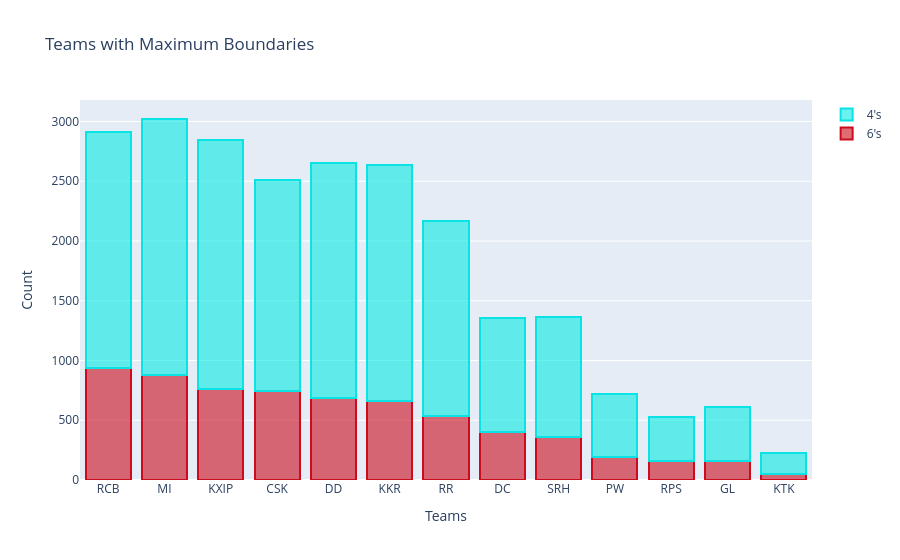

Source (notebook cell):
### Markdown cell above
## Teams with maximum Boundaries (INTERACTIVE)

### Code cell
# Count total 6's by team
ax = (
    delivery[delivery['batsman_runs'] == 6]
    ['batting_team']
    .value_counts()
    .reset_index()
)

ax.columns = ['team', "6's"]

# Count total 4's by team
ax2 = (
    delivery[delivery['batsman_runs'] == 4]
    ['batting_team']
    .value_counts()
    .reset_index()
)

ax2.columns = ['team', "4's"]

# Merge both dataframes
ax = ax.merge(ax2, on='team', how='left')

# Plot 6's
trace1 = go.Bar(
    x=ax['team'],
    y=ax["6's"],
    name="6's",

    marker=dict(
        color='rgba(204,12,28,0.6)',
        line=dict(
            color='rgba(204,12,28,1.0)',
            width=2
        )
    )
)

# Plot 4's
trace2 = go.Bar(
    x=ax['team'],
    y=ax["4's"],
    name="4's",

    marker=dict(
        color='rgba(9,234,227,0.6)',
        line=dict(
            color='rgba(9,227,227,1.0)',
            width=2
        )
    )
)

# Combine traces
data = [trace1, trace2]

# Layout
layout = go.Layout(
    title="Teams with Maximum Boundaries",
    barmode='stack',
    xaxis=dict(title='Teams'),
    yaxis=dict(title='Count')
)

# Create figure
fig = go.Figure(data=data, layout=layout)

# Show plot
fig.show()

### Figure 1 — Plotly figure (JSON) as saved in the notebook; plotly's stock layout.template omitted (floating-point values rounded to 4 significant figures)
{"data": [{"marker": {"color": "rgba(204,12,28,0.6)", "line": {"color": "rgba(204,12,28,1.0)", "width": 2}}, "name": "6's", "x": ["RCB", "MI", "KXIP", "CSK", "DD", "KKR", "RR", "DC", "SRH", "PW", "RPS", "GL", "KTK"], "y": [935, 876, 762, 742, 686, 659, 538, 400, 364, 196, 157, 155, 53], "type": "bar"}, {"marker": {"color": "rgba(9,234,227,0.6)", "line": {"color": "rgba(9,227,227,1.0)", "width": 2}}, "name": "4's", "x": ["RCB", "MI", "KXIP", "CSK", "DD", "KKR", "RR", "DC", "SRH", "PW", "RPS", "GL", "KTK"], "y": [1978, 2145, 2083, 1770, 1970, 1978, 1630, 957, 999, 525, 368, 460, 170], "type": "bar"}], "layout": {"barmode": "stack", "title": {"text": "Teams with Maximum Boundaries"}, "xaxis": {"title": {"text": "Teams"}}, "yaxis": {"title": {"text": "Count"}}}}
